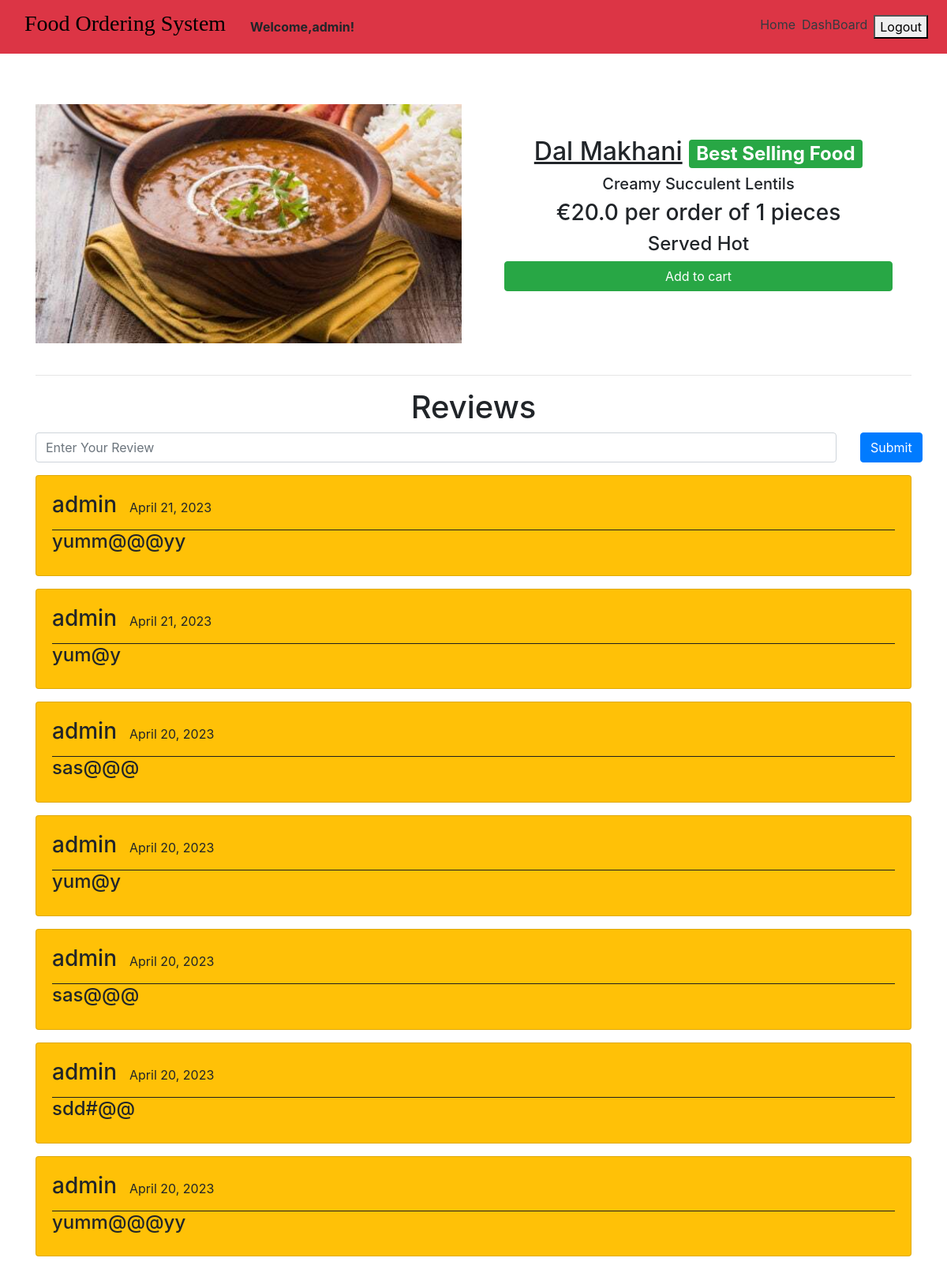
The app's page /dishes/Lechon_Manok (signed in) with its own data.
### main/models.py (models this page shows, shortened)
class Item(models.Model):
    LABELS = (
        ('Best Selling Food', 'Best Selling Food'),
        ('New Food', 'New Food'),
        ('Spicy Food', 'Spicy Food'),
    )
    LABEL_COLOUR = (
        ('danger', 'danger'),
        ('success', 'success'),
        ('primary', 'primary'),
        ('info', 'info'),
        ('warning', 'warning'),
    )
    title = models.CharField(max_length=150)
    description = models.CharField(max_length=250,blank=True)
    price = models.FloatField()
    pieces = models.IntegerField(default=6)
    instructions = models.CharField(max_length=250,default="Available")
    image = models.ImageField(default='default.png', upload_to='images/')
    labels = models.CharField(max_length=25, choices=LABELS, blank=True)
    label_colour = models.CharField(max_length=15, choices=LABEL_COLOUR, blank=True)
    slug = models.SlugField(default="foods")
    created_by = models.ForeignKey(User, on_delete=models.CASCADE)

class Reviews(models.Model):
    user = models.ForeignKey(User, on_delete = models.CASCADE)
    item = models.ForeignKey(Item, on_delete = models.CASCADE)
    rslug = models.SlugField()
    review = models.TextField()
    posted_on = models.DateField(default=timezone.now)
    class Meta:
        verbose_name = 'Review'
        verbose_name_plural = 'review'

### main/views.py (the view)
# urls.py: path('dishes/<slug>', views.menuDetail, name='dishes'),
@require_http_methods(["GET", "POST"])
def menuDetail(request, slug):
    item = Item.objects.filter(slug=slug).first()
    reviews = Reviews.objects.filter(rslug=slug).order_by('-id')[:7]
    context = {
        'item' : item,
        'reviews' : reviews,
    }
    return render(request, 'main/dishes.html', context)

### main/templatetags/get_group.py (called while the page is built)
@register.filter(name='has_group')
def has_group(user, group_name):
    return user.groups.filter(name=group_name).exists()

### main/templates/main/dishes.html (shortened to what this page needs)
{% extends "main/layout.html" %}
{% block content %}
<div class="dishes">
  <main class="mt-3 pt-4 main">
    <div class="container dark-grey-text">
      <div class="row wow fadeIn">
        <div class="col-md-6 mb-4">
          <img src="{{ item.image.url }}" class="img-fluid mt-4" alt="">
        </div>
        <div class="col-md-6 mb-4 information">
          <div class="p-4 content">
            <div class="mt-0">
                <h2><u>{{ item.title }}</u><span class="badge badge-{{ item.label_colour }} ml-2">{{ item.labels }}</span></h2>
            </div>
            <div class="lead">
              {% if item.description %}
              <h5>{{ item.description }}</h5>
              {% endif %}
              <h3>€{{ item.price }} per order of {{ item.pieces}} pieces</h3>
              <h4>{{ item.instructions }}</h4>
            </div>
            <a href="{% url 'main:add-to-cart' item.slug %}" class="btn btn-success btn-md my-0 p">Add to cart</a>
          </div>
        </div>
      </div>
      <hr>
    </div>
  </main>
  <div class="container">
    <h1 class="text-center">Reviews</h1>
    <form action="{% url 'main:add_reviews' %}" method="POST" class="mb-3">
      <div class="row">
        <div class="col-sm-11">
          <input type="text" name="review" class="form-control" placeholder="Enter Your Review" onkeyup="this.value=this.value.replace(/[^\w\s]/gi,'')">
        </div>
        <div class="col-sm-1">
          <button type="submit" class="btn btn-primary">Submit</button>
        </div>
      </div>
    </form>
    {% for review in reviews %}
    <div class="main-reviews card bg-warning mb-3">
      <div class="card-body">
        <div class="user_details" style="display: flex; border-bottom: 1px solid rgb(31, 30, 30);">
          <h3 class="mr-3">{{ review.user.username }} </h3>
          <p class="mt-2">{{ review.posted_on }}</p>
        </div>
          <h4>{{ review.review }}</h4>
      </div>
    </div>
    {% endfor %}
  </div>
</div>
{% endblock content %}

### static/main/styles.css (style rules this page uses)
.dishes .main .container .row img { max-width: 540px; max-height: 450px; width: fit-content; }
.dishes .main .container .row .content { display: flex; flex-direction: column; text-align: center; justify-content: center; }
.dishes .main .container .row .information { display: flex; flex-direction: column; text-align: center; justify-content: center; }

### records on screen
Item: image (picture), title "Dal Makhani", labels "Best Selling Food", description "Creamy Succulent Lentils", price "20.0", pieces "1", instructions "Served Hot"
Reviews: user.username "admin", posted_on "April 21, 2023", review "yumm@@@yy"
Reviews: user.username "admin", posted_on "April 21, 2023", review "yum@y"
Reviews: user.username "admin", posted_on "April 20, 2023", review "sas@@@"
Reviews: user.username "admin", posted_on "April 20, 2023", review "yum@y"
Reviews: user.username "admin", posted_on "April 20, 2023", review "sas@@@"
Reviews: user.username "admin", posted_on "April 20, 2023", review "sdd#@@"
Reviews: user.username "admin", posted_on "April 20, 2023", review "yumm@@@yy"
